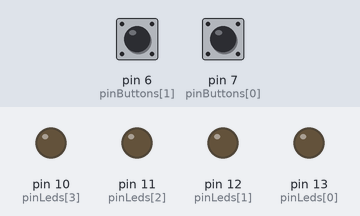
Bench run of a sketch on a simulated Arduino Uno, built with avr-gcc and run on an emulated ATmega328P. On the bench: output pins drawn as LEDs (lit = HIGH). The inputs (shaded band) are chosen by the test bench; at power-on: pin 6 (pinButtons[1]) HIGH, pin 7 (pinButtons[0]) HIGH.

Above: at 1.2 s.
1.3 s: pin 6 (pinButtons[1]) pulled LOW for 0.15 s
At 1.4 s:
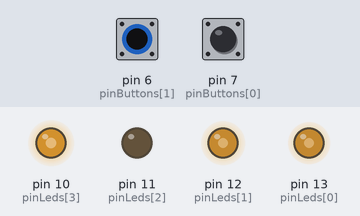
3.0 s: pin 7 (pinButtons[0]) pulled LOW for 0.15 s
At 3.9 s:
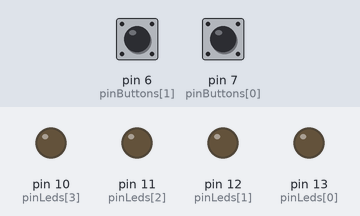
4.7 s: pin 6 (pinButtons[1]) pulled LOW for 1 s
At 5.3 s:
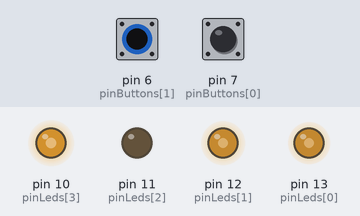
7.2 s: pin 6 (pinButtons[1]) pulled LOW for 3.2 s
At 10.8 s:
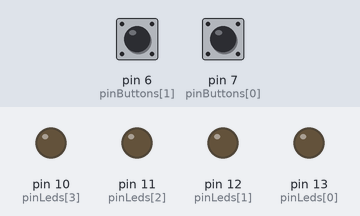
11.9 s: pin 7 (pinButtons[0]) pulled LOW for 3.2 s
At 12.7 s:
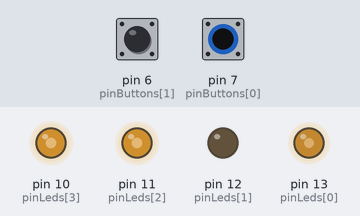
16.6 s: pin 6 (pinButtons[1]) driven LOW and pin 7 (pinButtons[0]) driven LOW
At 17.7 s:
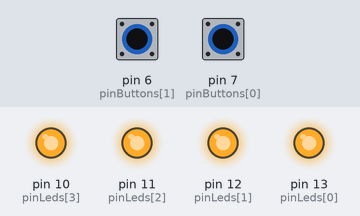
Timing chart, 0 to 19.1 s (numbered marks = the images above; inputs shaded):
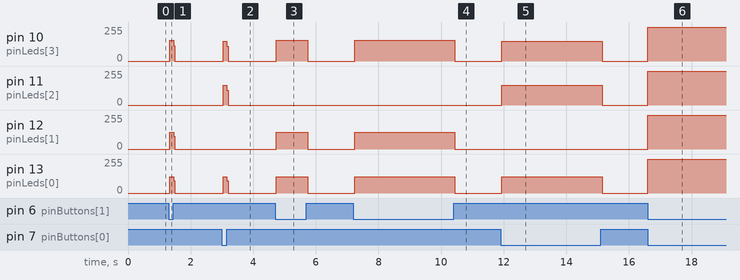

The sketch:

untitled1.ino
```cpp
#include <Arduino.h>
/******************************ensemble des pins sur l'arduino********************/
int pinLeds[4]={13,12,11,10}; //tableau de 4 cases entier rempli avec 13,12,11,10
int pinButtons[2]={7,6};  //tableau de 2 cases rempli avec 7 et 6

void setup()
{
    /***************initialisation pin leds*************/
    for(int i=0;i<4;i++)
    {
        pinMode(pinLeds[i],OUTPUT); //met les pins de pinleds en mode sortie

    }
    /************initialisation pin buttons**************/
    for(int i=0;i<2;i++)
    {
        pinMode(pinButtons[i],INPUT); //met les pins de pinbuttons en mode entrée
    }

}
/**************traitement du bouton1 à ON************************/
void button1On()
{
    for(int i=0;i<4;i++)
    {
        if(i==1) //sauf la led de la case1
        {
            continue;
        }
        digitalWrite(pinLeds[i],1); //on allume toutes les leds
    }
}

void buttonOff()
{
    for(int i=0;i<4;i++)
    {
        digitalWrite(pinLeds[i],0); //on éteint toutes les leds
    }
}

void button2On()
{
    for(int i=0;i<4;i++)
    {
        if(i==2) //sauf la led de la case 2
        {
            continue;
        }
        digitalWrite(pinLeds[i],1); //on allume toutes les leds
    }
}
void loop()
{
/*******************code avec montage sur le + ************************/
    if(digitalRead(pinButtons[0])==0) //si le bouton 1 est appuyé
    {
        button1On(); //appel la fonction buttonON
    }
    else
    if(digitalRead(pinButtons[0])==1) //si le bouton est relaché
    {
        buttonOff(); //appel de la fonction buttonOFF
    }
    if(digitalRead(pinButtons[1])==0) //si le bouton 2 est appuyé
    {
        button2On(); //appel de la fonction buttonON
    }
    else
    if(digitalRead(pinButtons[1])==1) //si le bouton est relaché
    {
        buttonOff(); //appel de la fonction buttonOFF
    }


}
```

Measured:
- after the input at 1.3 s, pin 10 (pinLeds[3]): 0/255 → 155/255 at once, → 0/255 0.12 s later; pin 12 (pinLeds[1]): 0/255 → 126/255 at once, → 0/255 0.12 s later; pin 13 (pinLeds[0]): 0/255 → 123/255 at once, → 0/255 0.12 s later
- after the input at 3.0 s, pin 10 (pinLeds[3]): 0/255 → 148/255 at once, → 0/255 0.12 s later; pin 11 (pinLeds[2]): 0/255 → 147/255 at once, → 0/255 0.12 s later; pin 13 (pinLeds[0]): 0/255 → 123/255 at once, → 0/255 0.12 s later
- after the input at 4.7 s, pin 10 (pinLeds[3]): 0/255 → 155/255 at once, → 0/255 1.0 s later; pin 12 (pinLeds[1]): 0/255 → 126/255 at once, → 0/255 1.0 s later; pin 13 (pinLeds[0]): 0/255 → 123/255 at once, → 0/255 1.0 s later
- after the input at 7.2 s, pin 10 (pinLeds[3]): 0/255 → 155/255 at once, → 0/255 3.2 s later; pin 12 (pinLeds[1]): 0/255 → 126/255 at once, → 0/255 3.2 s later; pin 13 (pinLeds[0]): 0/255 → 123/255 at once, → 0/255 3.2 s later
- after the input at 11.9 s, pin 10 (pinLeds[3]): 0/255 → 148/255 at once, → 0/255 3.2 s later; pin 11 (pinLeds[2]): 0/255 → 147/255 at once, → 0/255 3.2 s later; pin 13 (pinLeds[0]): 0/255 → 123/255 at once, → 0/255 3.2 s later
- after the input at 16.6 s, pin 10 (pinLeds[3]), pin 11 (pinLeds[2]), pin 12 (pinLeds[1]), pin 13 (pinLeds[0]): 0/255 → 255/255 at once
